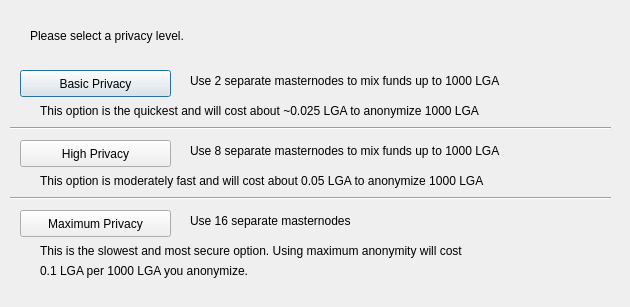
<?xml version="1.0" encoding="UTF-8"?>
<ui version="4.0">
 <class>DarksendConfig</class>
 <widget class="QDialog" name="DarksendConfig">
  <property name="geometry">
   <rect>
    <x>0</x>
    <y>0</y>
    <width>630</width>
    <height>307</height>
   </rect>
  </property>
  <property name="windowTitle">
   <string>Configure Darksend</string>
  </property>
  <widget class="QPushButton" name="buttonBasic">
   <property name="geometry">
    <rect>
     <x>20</x>
     <y>70</y>
     <width>151</width>
     <height>27</height>
    </rect>
   </property>
   <property name="text">
    <string>Basic Privacy</string>
   </property>
  </widget>
  <widget class="QPushButton" name="buttonHigh">
   <property name="geometry">
    <rect>
     <x>20</x>
     <y>140</y>
     <width>151</width>
     <height>27</height>
    </rect>
   </property>
   <property name="text">
    <string>High Privacy</string>
   </property>
  </widget>
  <widget class="QPushButton" name="buttonMax">
   <property name="geometry">
    <rect>
     <x>20</x>
     <y>210</y>
     <width>151</width>
     <height>27</height>
    </rect>
   </property>
   <property name="text">
    <string>Maximum Privacy</string>
   </property>
  </widget>
  <widget class="QLabel" name="label">
   <property name="geometry">
    <rect>
     <x>30</x>
     <y>20</y>
     <width>571</width>
     <height>31</height>
    </rect>
   </property>
   <property name="text">
    <string>Please select a privacy level.</string>
   </property>
  </widget>
  <widget class="QLabel" name="label_2">
   <property name="geometry">
    <rect>
     <x>190</x>
     <y>70</y>
     <width>421</width>
     <height>21</height>
    </rect>
   </property>
   <property name="text">
    <string>Use 2 separate masternodes to mix funds up to 1000 LGA</string>
   </property>
  </widget>
  <widget class="QLabel" name="label_3">
   <property name="geometry">
    <rect>
     <x>190</x>
     <y>140</y>
     <width>411</width>
     <height>21</height>
    </rect>
   </property>
   <property name="text">
    <string>Use 8 separate masternodes to mix funds up to 1000 LGA</string>
   </property>
  </widget>
  <widget class="QLabel" name="label_4">
   <property name="geometry">
    <rect>
     <x>190</x>
     <y>210</y>
     <width>421</width>
     <height>21</height>
    </rect>
   </property>
   <property name="text">
    <string>Use 16 separate masternodes</string>
   </property>
  </widget>
  <widget class="QLabel" name="label_6">
   <property name="geometry">
    <rect>
     <x>40</x>
     <y>100</y>
     <width>561</width>
     <height>21</height>
    </rect>
   </property>
   <property name="text">
    <string>This option is the quickest and will cost about ~0.025 LGA to anonymize 1000 LGA</string>
   </property>
  </widget>
  <widget class="QLabel" name="label_7">
   <property name="geometry">
    <rect>
     <x>40</x>
     <y>170</y>
     <width>561</width>
     <height>21</height>
    </rect>
   </property>
   <property name="text">
    <string>This option is moderately fast and will cost about 0.05 LGA to anonymize 1000 LGA</string>
   </property>
  </widget>
  <widget class="QLabel" name="label_8">
   <property name="geometry">
    <rect>
     <x>40</x>
     <y>240</y>
     <width>561</width>
     <height>21</height>
    </rect>
   </property>
   <property name="text">
    <string>This is the slowest and most secure option. Using maximum anonymity will cost</string>
   </property>
  </widget>
  <widget class="QLabel" name="label_9">
   <property name="geometry">
    <rect>
     <x>40</x>
     <y>260</y>
     <width>561</width>
     <height>21</height>
    </rect>
   </property>
   <property name="text">
    <string>0.1 LGA per 1000 LGA you anonymize.</string>
   </property>
  </widget>
  <widget class="Line" name="line">
   <property name="geometry">
    <rect>
     <x>10</x>
     <y>120</y>
     <width>601</width>
     <height>16</height>
    </rect>
   </property>
   <property name="orientation">
    <enum>Qt::Horizontal</enum>
   </property>
  </widget>
  <widget class="Line" name="line_2">
   <property name="geometry">
    <rect>
     <x>10</x>
     <y>190</y>
     <width>601</width>
     <height>16</height>
    </rect>
   </property>
   <property name="orientation">
    <enum>Qt::Horizontal</enum>
   </property>
  </widget>
 </widget>
 <resources/>
 <connections/>
</ui>
